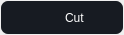
<?xml version="1.0" encoding="UTF-8"?>
<ui version="4.0">
 <class>TransitionWidgetClass</class>
 <widget class="QWidget" name="TransitionWidgetClass">
  <property name="geometry">
   <rect>
    <x>0</x>
    <y>0</y>
    <width>124</width>
    <height>35</height>
   </rect>
  </property>
  <property name="windowTitle">
   <string>TransitionWidget</string>
  </property>
  <property name="styleSheet">
   <string notr="true">#mainTransitionWidget {
    background: #171B22;
    border: 2px solid transparent;
    border-radius: 8px;
  }
  
  #mainTransitionWidget:hover {
    background: #1E2430;
    border: 2px solid transparent;
    border-radius: 8px;
  }
  
  #titleLabel {
    color: white;
  }</string>
  </property>
  <layout class="QVBoxLayout" name="verticalLayout">
   <property name="spacing">
    <number>0</number>
   </property>
   <property name="leftMargin">
    <number>0</number>
   </property>
   <property name="topMargin">
    <number>0</number>
   </property>
   <property name="rightMargin">
    <number>0</number>
   </property>
   <property name="bottomMargin">
    <number>0</number>
   </property>
   <item>
    <widget class="QWidget" name="mainTransitionWidget" native="true">
     <property name="cursor">
      <cursorShape>PointingHandCursor</cursorShape>
     </property>
     <layout class="QHBoxLayout" name="horizontalLayout">
      <property name="spacing">
       <number>3</number>
      </property>
      <property name="leftMargin">
       <number>0</number>
      </property>
      <property name="topMargin">
       <number>0</number>
      </property>
      <property name="rightMargin">
       <number>0</number>
      </property>
      <property name="bottomMargin">
       <number>0</number>
      </property>
      <item>
       <spacer name="horizontalSpacer">
        <property name="orientation">
         <enum>Qt::Orientation::Horizontal</enum>
        </property>
        <property name="sizeHint" stdset="0">
         <size>
          <width>40</width>
          <height>20</height>
         </size>
        </property>
       </spacer>
      </item>
      <item>
       <widget class="QLabel" name="iconLabel">
        <property name="minimumSize">
         <size>
          <width>24</width>
          <height>24</height>
         </size>
        </property>
        <property name="maximumSize">
         <size>
          <width>24</width>
          <height>24</height>
         </size>
        </property>
        <property name="text">
         <string/>
        </property>
        <property name="pixmap">
         <pixmap resource="frameflow.qrc">:/FrameFlow/effect.svg</pixmap>
        </property>
        <property name="scaledContents">
         <bool>true</bool>
        </property>
       </widget>
      </item>
      <item>
       <widget class="QLabel" name="titleLabel">
        <property name="text">
         <string>Cut</string>
        </property>
       </widget>
      </item>
      <item>
       <spacer name="horizontalSpacer_2">
        <property name="orientation">
         <enum>Qt::Orientation::Horizontal</enum>
        </property>
        <property name="sizeHint" stdset="0">
         <size>
          <width>40</width>
          <height>20</height>
         </size>
        </property>
       </spacer>
      </item>
     </layout>
    </widget>
   </item>
  </layout>
 </widget>
 <layoutdefault spacing="6" margin="11"/>
 <resources>
  <include location="frameflow.qrc"/>
 </resources>
 <connections/>
</ui>
